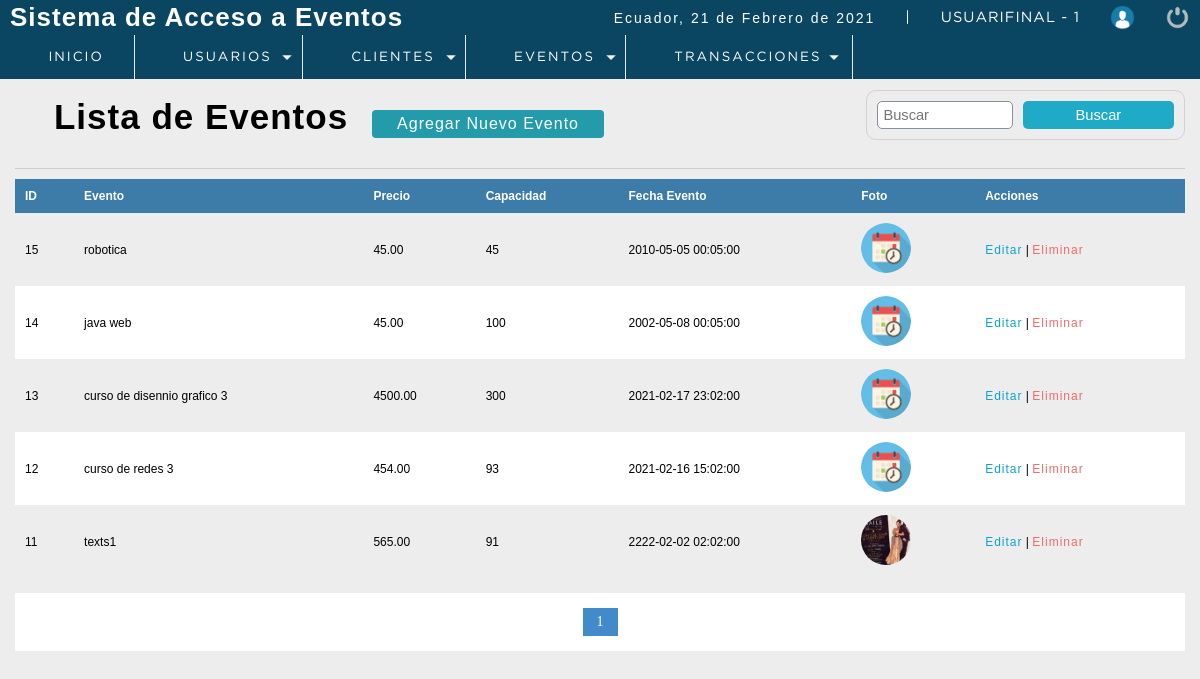
The app's page /P_seminarios/sistema/lista_eventos.php (signed in), older data.
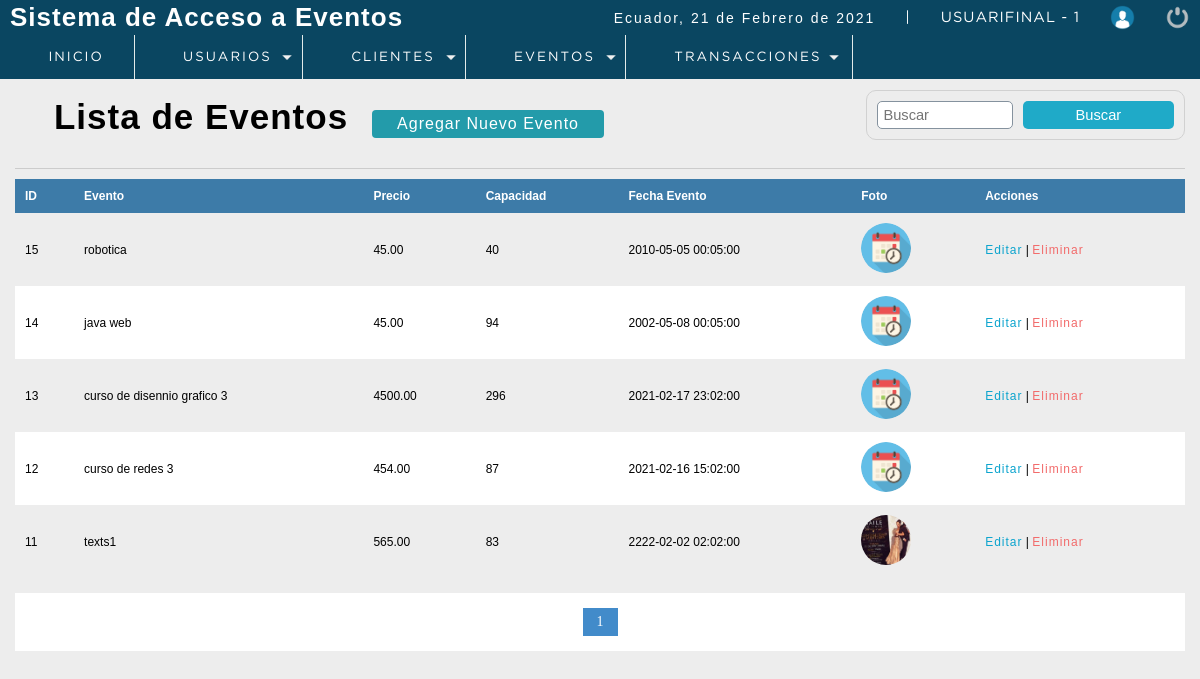
The same page, newer data.
### tables this page shows
CREATE TABLE `evento` (
  `codevento` int(11) NOT NULL,
  `descripcion` varchar(100) DEFAULT NULL,
  `precio` decimal(10,2) DEFAULT NULL,
  `capMax` int(11) DEFAULT NULL,
  `direccion` varchar(300) DEFAULT NULL,
  `foto` text DEFAULT NULL,
  `fecha_evento` datetime NOT NULL,
  `dateAdd` datetime NOT NULL DEFAULT current_timestamp(),
  `usuario_id` int(11) NOT NULL,
  `status` int(11) NOT NULL DEFAULT 1,
  `id_tipo_seminario` int(11) DEFAULT NULL
);

### P_seminarios/sistema/lista_eventos.php (the view, shortened to what this page needs)
<?php
 include "../conection.php";
?>
<!DOCTYPE html>
<html lang="en">
<head>
	<?php include "includes/scripts.php"?>
</head>
<body>
 <?php include "includes/header.php"?>
	<section id="container">
		<h1><i class="fas fa-list-alt"></i> Lista de Eventos</h1>
        <a href="registro_evento.php" class="btn_new">Agregar Nuevo Evento</a>
    <form action="buscar_evento.php" method="get" class="form_search">
        <input type="text" name="busqueda" id="busqueda" placeholder="Buscar">
        <input type="submit" value="Buscar" class="btn_search" >
    </form>
<hr>
        <table>
            <tr>
                <th>ID</th>
                <th>Evento</th>
                <th>Precio</th>
                <th>Capacidad</th>
                <th>Fecha Evento</th>
                <th>Foto</th>
                <th>Acciones</th>
            </tr>
            <?php
           $sql_registre = mysqli_query($conection,"SELECT COUNT(*) AS total_registro FROM evento WHERE status =1");
           $result_registre = mysqli_fetch_array($sql_registre);
           $total_resgistros = $result_registre['total_registro'];
           $por_pagina = 5;
           if (empty($_GET['pagina'])) {
               $pagina =1;
           }
           else {
               $pagina = $_GET['pagina'];
           }
           $desde = ($pagina - 1) * $por_pagina;
           $total_paginas = ceil($total_resgistros / $por_pagina);
           $query = mysqli_query($conection,"SELECT * FROM evento  WHERE status = 1
                                                                    ORDER BY codevento DESC LIMIT $desde, $por_pagina");
           $result = mysqli_num_rows($query);
           if ($result > 0) {
               while ($data = mysqli_fetch_array($query)) {
                if ($data['foto'] !='img_evento.png') {
                    $foto ='img/uploads/'.$data['foto'];
                }else {
                    $foto ='img/'.$data['foto'];
                }
           ?>
            <tr class="row<?php echo $data["codevento"];?>">
                <td><?php echo $data["codevento"];?></td>
                <td><?php echo $data["descripcion"];?></td>
                <td><?php echo $data["precio"];?></td>
                <td><?php echo $data["capMax"];?></td>
                <td><?php echo $data["fecha_evento"];?></td>
                <td class="img_evento"><img src="<?php echo $foto;?>" alt="<?php echo $data["descripcion"];?>"></td>
                <td>
                    <a class="link_edit" href="editar_evento.php?id=<?php echo $data["codevento"];?>">Editar</a>
                   <?php if ($_SESSION['rol']==1 || $_SESSION['rol']==2) {
                     ?>
                     |
                    <a class="link_delete del_event" href="#" event="<?php echo $data["codevento"];?>">Eliminar</a>
                    <?php } ?>
                </td>
            </tr>
                <?php
               }
           }
            ?>
        </table>
        <div class="paginador">
                    <ul>
                    <?php
                    for ($i=1; $i <= $total_paginas; $i++) {
                        if ($i == $pagina) {
                            echo '<li class="pageSelected">'.$i.'</li>';
                        }
                        else {
                            echo '<li><a href="?pagina='.$i.'">'.$i.'</a></li>';
                        }
                    }
                    ?>
                    </ul>
                </div>
	</section>
</body>
</html>

Row changes from the older to the newer data that the page shows:
changed evento "robotica": capMax "45" → "40"
changed evento "java web": capMax "100" → "94"
changed evento "curso de disennio grafico 3": capMax "300" → "296"
changed evento "curso de redes 3": capMax "93" → "87"
changed evento "texts1": capMax "91" → "83"
